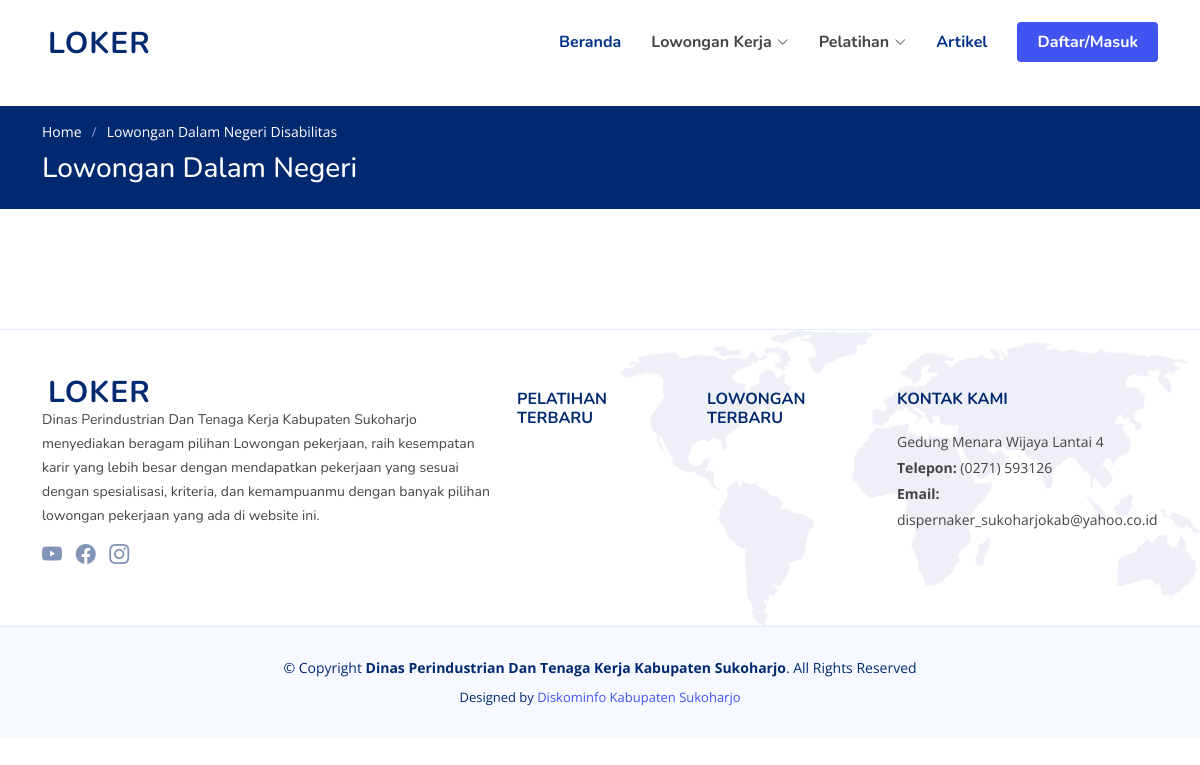
The app's page /index.php/home/lowongandndisabilitas with its own data.
### tables this page shows
CREATE TABLE `setting` (
  `web` varchar(99) NOT NULL,
  `logo` varchar(99) NOT NULL,
  `alamat` text NOT NULL,
  `telp` varchar(15) NOT NULL,
  `email` varchar(99) NOT NULL,
  `yt` varchar(99) NOT NULL,
  `ig` varchar(99) NOT NULL,
  `fb` varchar(99) NOT NULL
);

### application/controllers/Home.php (called while the page is built, shortened)
<?php
class Home extends CI_Controller {
    public function __construct()
    {
        $this->load->model('main_model');
        $this->load->model('model_register');
        $this->load->model('model_artikel');
        $this->load->model('model_footer');
        $this->load->model('model_lupapassword');
    }
public function lowongandndisabilitas(){
        $this->load->library('pagination');
        $today= date("Y-m-d");
        $lokerdndisabilitas = $this->db->query("select lowongan.*,user.id_user,user.foto_user,sektor.nama_sektor,
                        pendidikan.nama_pendidikan from lowongan
                        left join user on user.id_user=lowongan.id_user
                        left join sektor on sektor.id_sektor=lowongan.id_sektor
                        left join pendidikan on pendidikan.id_pendidikan=lowongan.id_pendidikan
                        where lowongan.jenis_lowongan='Dalam Negeri' and lowongan.tgl_tutup_loker>='$today'
                        and lowongan.status='Aktif' and lowongan.disediakanuntuk='Disabilitas'");
        $page=$this->uri->segment(3);
        if(!$page):
            $offset = 0;
        else:
            $offset = $page;
        endif;
        $limit=3;
        $config['base_url'] = base_url() . 'home/lowongandndisabilitas/';
        $config['total_rows'] = $lokerdndisabilitas->num_rows();
        $config['per_page'] = $limit;
        $config['uri_segment'] = 3;
        $config['first_link']       = 'First';
        $config['last_link']        = 'Last';
        $config['next_link']        = 'Next';
        $config['prev_link']        = 'Prev';
        $config['full_tag_open']    = '<div class="pagging text-center"><nav><ul class="pagination justify-content-center">';
        $config['full_tag_close']   = '</ul></nav></div>';
        $config['num_tag_open']     = '<li class="page-item"><span class="page-link">';
        $config['num_tag_close']    = '</span></li>';
        $config['cur_tag_open']     = '<li class="page-item active"><span class="page-link">';
        $config['cur_tag_close']    = '<span class="sr-only">(current)</span></span></li>';
        $config['next_tag_open']    = '<li class="page-item"><span class="page-link">';
        $config['next_tagl_close']  = '<span aria-hidden="true">&raquo;</span></span></li>';
        $config['prev_tag_open']    = '<li class="page-item"><span class="page-link">';
        $config['prev_tagl_close']  = '</span>Next</li>';
        $config['first_tag_open']   = '<li class="page-item"><span class="page-link">';
        $config['first_tagl_close'] = '</span></li>';
        $config['last_tag_open']    = '<li class="page-item"><span class="page-link">';
        $config['last_tagl_close']  = '</span></li>';
        $this->pagination->initialize($config);
        $data['page'] =$this->pagination->create_links();
        $data['q']=$this->main_model->lokerdndisabilitas_perpage($offset,$limit);
        $this->load->view('frontend/header');
        $this->load->view('frontend/lowongandndisabilitas',$data);
        $this->load->view('frontend/footer');
}
}

### index.php (called while the page is built, shortened)
<?php
require_once BASEPATH.'core/CodeIgniter.php';

### application/views/frontend/lowongandndisabilitas.php (the view, shortened to what this page needs)
<br>
<main id="main">
    <section class="breadcrumbs">
      <div class="container">
        <ol>
          <li><a href="pencaker">Home</a></li>
          <li>Lowongan Dalam Negeri Disabilitas</li>
        </ol>
        <h2>Lowongan Dalam Negeri</h2>
      </div>
    </section>
    <section id="values" class="values">
</section>
</main>

### application/views/frontend/header.php (shortened to what this page needs)
<?php
$setting = $this->db->get('setting');
$row = $setting->row();
?>
<!DOCTYPE html>
<html lang="en">
<head>
  <link href="frontend/vendor/aos/aos.css" rel="stylesheet">
  <link href="frontend/vendor/bootstrap/css/bootstrap.min.css" rel="stylesheet">
  <link href="frontend/vendor/bootstrap-icons/bootstrap-icons.css" rel="stylesheet">
  <link href="frontend/vendor/glightbox/css/glightbox.min.css" rel="stylesheet">
  <link href="frontend/vendor/remixicon/remixicon.css" rel="stylesheet">
  <link href="frontend/vendor/swiper/swiper-bundle.min.css" rel="stylesheet">
  <link href="frontend/css/style.css" rel="stylesheet">
  <link rel="stylesheet" href="https://pro.fontawesome.com/releases/v5.10.0/css/all.css"/>
  <link rel="stylesheet" href="assets/bundles/select2/dist/css/select2.min.css">
</head>
<body <?php echo isset($ngapp) ? $ngapp : null; ?>>
  <header id="header" class="header fixed-top">
    <div class="container-fluid container-xl d-flex align-items-center justify-content-between">
      <a href="home/index" class="logo d-flex align-items-center">
        <span><?php echo $row->web ?></span>
      </a>
      <nav id="navbar" class="navbar">
        <ul>
          <li><a class="nav-link scrollto" href="#hero">Beranda</a></li>
          <li class="dropdown"><a><span>Lowongan Kerja</span> <i class="bi bi-chevron-down"></i></a>
          </li>
          <li class="dropdown"><a><span>Pelatihan</span> <i class="bi bi-chevron-down"></i></a>
          </li>
          <li><a class="nav-link scrollto" href="artikel/artikel">Artikel</a></li>
          <li><a class="getstarted scrollto" href="home/login">Daftar/Masuk</a></li>
        </ul>
      </nav>
    </div>
  </header>

### application/views/frontend/footer.php (shortened to what this page needs)
<?php
$setting = $this->db->get('setting');
$row = $setting->row();
?>
  <footer id="footer" class="footer">
    <div class="footer-top">
      <div class="container">
        <div class="row gy-4">
          <div class="col-lg-5 col-md-12 footer-info">
            <a href="index.html" class="logo d-flex align-items-center">
              <span><?php echo $row->web ?></span>
            </a>
            <p>Dinas Perindustrian Dan Tenaga Kerja Kabupaten Sukoharjo menyediakan beragam pilihan Lowongan pekerjaan, raih kesempatan karir yang lebih besar dengan mendapatkan pekerjaan yang sesuai dengan spesialisasi, kriteria, dan kemampuanmu dengan banyak pilihan lowongan pekerjaan yang ada di website ini.</p>
            <div class="social-links mt-3">
              <a href="<?php echo $row->yt ?>" class="twitter"><i class="bi bi-youtube"></i></a>
              <a href="<?php echo $row->fb ?>" class="facebook"><i class="bi bi-facebook"></i></a>
              <a href="<?php echo $row->ig ?>" class="instagram"><i class="bi bi-instagram"></i></a>
            </div>
          </div>
          <div class="col-lg-2 col-6 footer-links">
            <h4>Pelatihan Terbaru</h4>
          </div>
          <div class="col-lg-2 col-6 footer-links">
            <h4>Lowongan Terbaru</h4>
          </div>
          <div class="col-lg-3 col-md-12 footer-contact text-center text-md-start">
            <h4>Kontak Kami</h4>
            <p>
              <?php echo $row->alamat ?><br>
              <strong>Telepon:</strong> <?php echo $row->telp ?><br>
              <strong>Email:</strong> <?php echo $row->email ?><br>
            </p>
          </div>
        </div>
      </div>
    </div>
    <div class="container">
      <div class="copyright">
        &copy; Copyright <strong><span>Dinas Perindustrian Dan Tenaga Kerja Kabupaten Sukoharjo</span></strong>. All Rights Reserved
      </div>
      <div class="credits">
        Designed by <a href="https://bootstrapmade.com/">Diskominfo Kabupaten Sukoharjo</a>
      </div>
    </div>
  </footer>
</body>
</html>

### frontend/css/style.css (style rules this page uses)
:root { scroll-behavior: smooth; }
body { font-family: "Open Sans", sans-serif; color: #444444; }
a { color: #4154f1; text-decoration: none; }
h1, h2, h3, h4, h5, h6 { font-family: "Nunito", sans-serif; }
section { padding: 60px 0; overflow: hidden; }
.breadcrumbs { padding: 15px 0; background: #012970; min-height: 40px; margin-top: 82px; color: #fff; }
.breadcrumbs h2 { font-size: 28px; font-weight: 500; }
.breadcrumbs ol { display: flex; flex-wrap: wrap; list-style: none; padding: 0 0 10px 0; margin: 0; font-size: 14px; }
.breadcrumbs ol a { color: #fff; transition: 0.3s; }
.breadcrumbs ol li + li { padding-left: 10px; }
.breadcrumbs ol li + li::before { display: inline-block; padding-right: 10px; color: #8894f6; content: "/"; }
.header { transition: all 0.5s; z-index: 997; padding: 20px 0; }
.header .logo { line-height: 0; }
.header .logo span { font-size: 30px; font-weight: 700; letter-spacing: 1px; color: #012970; font-family: "Nunito", sans-serif; margin-top: 3px; }
.navbar { padding: 0; }
.navbar ul { margin: 0; padding: 0; display: flex; list-style: none; align-items: center; }
.navbar li { position: relative; }
.navbar a, .navbar a:focus { display: flex; align-items: center; justify-content: space-between; padding: 10px 0 10px 30px; font-family: "Nunito", sans-serif; font-size: 16px; font-weight: 700; color: #013289; white-space: nowrap; transition: 0.3s; }
.navbar a i, .navbar a:focus i { font-size: 12px; line-height: 0; margin-left: 5px; }
.navbar .getstarted, .navbar .getstarted:focus { background: #4154f1; padding: 8px 20px; margin-left: 30px; border-radius: 4px; color: #fff; }
.footer { background: #f6f9ff; padding: 0 0 30px 0; font-size: 14px; }
.footer .footer-top { background: white url(../img/footer-bg.png) no-repeat right top; background-size: contain; border-top: 1px solid #e1ecff; border-bottom: 1px solid #e1ecff; padding: 60px 0 30px 0; }
.footer .footer-top .footer-info { margin-bottom: 30px; }
.footer .footer-top .footer-info .logo { line-height: 0; margin-bottom: 15px; }
.footer .footer-top .footer-info .logo span { font-size: 30px; font-weight: 700; letter-spacing: 1px; color: #012970; font-family: "Nunito", sans-serif; margin-top: 3px; }
.footer .footer-top .footer-info p { font-size: 14px; line-height: 24px; margin-bottom: 0; font-family: "Nunito", sans-serif; }
.footer .footer-top .social-links a { font-size: 20px; display: inline-block; color: rgba(1, 41, 112, 0.5); line-height: 0; margin-right: 10px; transition: 0.3s; }
.footer .footer-top h4 { font-size: 16px; font-weight: bold; color: #012970; text-transform: uppercase; position: relative; padding-bottom: 12px; }
.footer .footer-top .footer-links { margin-bottom: 30px; }
.footer .footer-top .footer-contact p { line-height: 26px; }
.footer .copyright { text-align: center; padding-top: 30px; color: #012970; }
.footer .credits { padding-top: 10px; text-align: center; font-size: 13px; color: #012970; }

### records on screen
setting: web "LOKER", alamat "Gedung Menara Wijaya Lantai 4", telp "(0271) 593126", email "dispernaker_sukoharjokab@yahoo.co.id"
